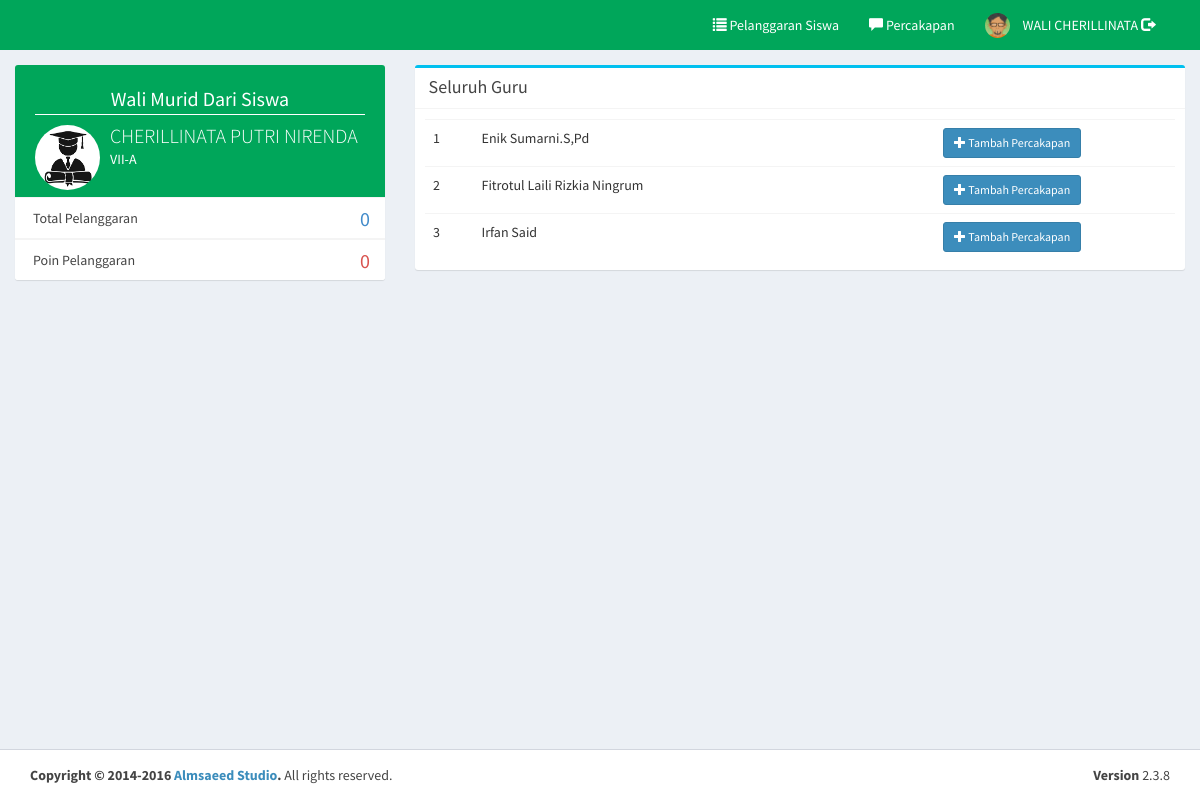
The app's page /walimurid/guru (signed in) with its own data.
### tables this page shows
CREATE TABLE `orangtua` (
  `c_orangtua` varchar(10) NOT NULL,
  `c_siswa` varchar(10) NOT NULL,
  `nama` varchar(50) NOT NULL,
  `username` varchar(30) NOT NULL,
  `password` varchar(30) NOT NULL
);

CREATE TABLE `siswa` (
  `c_siswa` varchar(10) NOT NULL,
  `c_kelas` varchar(10) NOT NULL,
  `nisn` varchar(20) NOT NULL,
  `nama` varchar(100) NOT NULL,
  `jk` varchar(1) NOT NULL,
  `alamat` varchar(150) NOT NULL,
  `tl` date NOT NULL
);

CREATE TABLE `kelas` (
  `c_kelas` varchar(10) NOT NULL,
  `kelas` varchar(60) NOT NULL
);

CREATE TABLE `guru` (
  `c_guru` varchar(10) NOT NULL,
  `nama` varchar(100) NOT NULL,
  `username` varchar(30) NOT NULL,
  `password` varchar(30) NOT NULL,
  `foto` text NOT NULL
);

### php/config.php (called while the page is built, shortened)
<?php
$base='http://localhost/pps/';
$basewa='http://localhost/pps/walimurid/';
?>

### walimurid/view/guru.php (the view, shortened to what this page needs)
      <div class="row">
        <div class="col-md-4">
          <div class="box box-widget widget-user-2">
            <div class="widget-user-header bg-green">
              <p class="text-center" style="font-size: 20px;border-bottom: 1px solid #fff;">Wali Murid Dari Siswa</p>
              <div class="widget-user-image">
                <img class="img-circle" src="<?php echo $base; ?>php/img/siswa.png" alt="User Avatar">
              </div>
              <h4 class="widget-user-username" style="font-size: 20px;"><?php echo $siswa['nama']; ?></h4>
              <h5 class="widget-user-desc"><?php echo $kelas['kelas']; ?></h5>
            </div>
            <div class="box-footer no-padding">
              <ul class="nav nav-stacked">
                <li><a>Total Pelanggaran <span style="font-size: 20px;margin-top:-3px;color: #428bca;" class="pull-right"><?php echo $pel; ?></span></a><li>
                <li><a>Poin Pelanggaran <span style="font-size: 20px;margin-top:-3px;color: #d9534f;" class="pull-right"><?php if($totalpel['total']>0){echo $totalpel['total'];}else{echo "0";} ?></span></a></li>
              </ul>
            </div>
          </div>
        </div>
        <div class="col-xs-12 col-md-8 col-lg-8">
          <div class="box box-info">
            <div class="box-header with-border">
              <h3 class="box-title"></span>&nbsp;Seluruh Guru</h3>
            </div>
            <div class="box-body">
              <table class="table table-hover">
                <tbody>
<?php $smk=mysqli_query($con,"SELECT * FROM guru order by nama asc ");$vr=1;while($akh=mysqli_fetch_array($smk)){ ?>
                <tr>
                  <td><?php echo $vr; ?></td>
                  <td><?php echo $akh['nama']; ?></td>
                  <td align="center">
              <?php $crc=mysqli_fetch_array(mysqli_query($con,"SELECT * FROM relasichat where c_guru='$akh[c_guru]' and c_orangtua='$_SESSION[c_orangtua]' "));
                if($crc==NULL){?>
                    <a href="<?php echo $basewa; ?>w-control/<?php echo md5('tambahchat').'/'.$akh['c_guru']; ?>" class="btn btn-primary btn-sm"><i class="glyphicon glyphicon-plus"></i> Tambah Percakapan</a>
              <?php } else{ ?>
                    <a href="<?php echo $basewa; ?>pesan/<?php echo $akh['c_guru']; ?>/_" class="btn btn-warning btn-sm"><i class="glyphicon glyphicon-comment"></i> Kirim Pesan</a>
              <?php } ?>
                  </td>
                </tr>
<?php $vr++; } ?>
                </tbody>
              </table>
            </div>
          </div>
        </div>
      </div>

### walimurid/main.php (shortened to what this page needs)
<?php require '../php/config.php'; session_start(); if(empty($_SESSION['c_orangtua'])){header('location:../login');} $or=mysqli_fetch_array(mysqli_query($con,"SELECT * FROM orangtua where c_orangtua='$_SESSION[c_orangtua]' ")); $siswa=mysqli_fetch_array(mysqli_query($con,"SELECT * FROM siswa where c_siswa='$or[c_siswa]' ")); $kelas=mysqli_fetch_array(mysqli_query($con,"SELECT * FROM kelas where c_kelas='$siswa[c_kelas]' ")); $pel=mysqli_num_rows(mysqli_query($con,"SELECT * FROM pelanggaran where c_siswa='$or[c_siswa]' ")); $totalpel=mysqli_fetch_array(mysqli_query($con,"SELECT sum(bobot) as total FROM pelanggaran where c_siswa='$or[c_siswa]' ")); ?>
<!DOCTYPE html>
<html>
<head>
  <link rel="stylesheet" href="<?php echo $base; ?>theme/bootstrap/css/bootstrap.min.css">
  <link rel="stylesheet" href="<?php echo $base; ?>theme/dist/css/AdminLTE.min.css">
  <link rel="stylesheet" href="<?php echo $base; ?>theme/dist/css/skins/_all-skins.min.css">
  <link rel="stylesheet" href="<?php echo $base; ?>theme/plugins/datatables/dataTables.bootstrap.css">
</head>
<body class="hold-transition skin-green layout-top-nav fixed">
<div class="wrapper">
  <header class="main-header">
    <nav class="navbar navbar-static-top">
      <div class="container">
        <div class="navbar-custom-menu navbar">
            <ul class="nav navbar-nav navbar-left">
            <li><a href="<?php echo $basewa; ?>"><i class="glyphicon glyphicon-list"></i> Pelanggaran Siswa</a></li>
            <li><a href="<?php echo $basewa; ?>pesan"><i class="glyphicon glyphicon-comment"></i> Percakapan <span id="pesanbaru"></span></a></li>
            <li class="user user-menu"><a href="<?php echo $base.'php/'.md5('logout'); ?>"><img src="<?php echo $base; ?>php/img/ortu.png" class="user-image" alt="User Image"><span>&nbsp;<?php echo $or['nama']; ?> <i class="glyphicon glyphicon-log-out"></i></span></a></li>
            </ul>
        </div>
      </div>
    </nav>
  </header>
  <div class="content-wrapper">
    <div class="">
      <section class="content">
<?php
  if(empty($_GET['smkakh'])){require 'view/pelanggaran.php';}
  else{
    $act=($_GET['smkakh']);
    if($act=='pesan'){
      require 'view/pesan.php';
    }
    else if($act=='guru'){
      require 'view/guru.php';
    }
    else{
      require 'view/404.php';
    }
  }
?>
      </section>
    </div>
  </div>
  <footer class="main-footer">
    <div class="container">
      <div class="pull-right hidden-xs">
        <b>Version</b> 2.3.8
      </div>
      <strong>Copyright &copy; 2014-2016 <a href="http://almsaeedstudio.com">Almsaeed Studio</a>.</strong> All rights
      reserved.
    </div>
  </footer>
</div>
</body>
</html>

### records on screen
orangtua: nama "WALI CHERILLINATA"
siswa: nama "CHERILLINATA PUTRI NIRENDA"
kelas: kelas "VII-A"
guru: nama "Enik Sumarni.S,Pd"
guru: nama "Fitrotul Laili Rizkia Ningrum"
guru: nama "Irfan Said"

### other values on screen
$pel "0"
